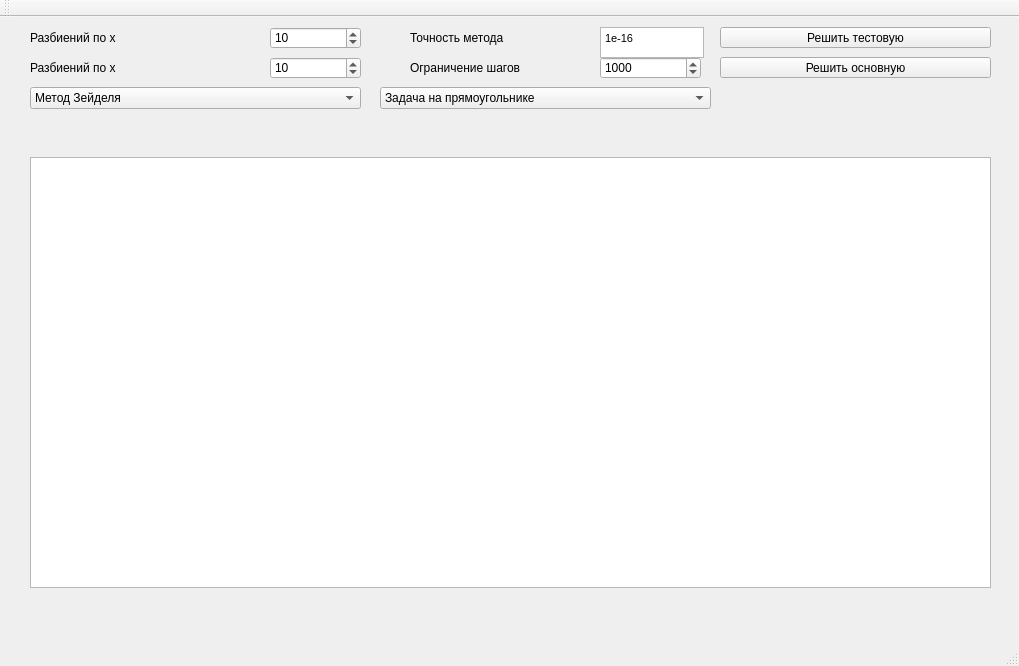
<?xml version="1.0" encoding="UTF-8"?>
<ui version="4.0">
 <class>MainWindow</class>
 <widget class="QMainWindow" name="MainWindow">
  <property name="geometry">
   <rect>
    <x>0</x>
    <y>0</y>
    <width>1019</width>
    <height>666</height>
   </rect>
  </property>
  <property name="windowTitle">
   <string>MainWindow</string>
  </property>
  <widget class="QWidget" name="centralWidget">
   <widget class="QLabel" name="label">
    <property name="geometry">
     <rect>
      <x>30</x>
      <y>10</y>
      <width>171</width>
      <height>21</height>
     </rect>
    </property>
    <property name="text">
     <string>Разбиений по х</string>
    </property>
   </widget>
   <widget class="QPushButton" name="pushButton">
    <property name="geometry">
     <rect>
      <x>720</x>
      <y>10</y>
      <width>271</width>
      <height>21</height>
     </rect>
    </property>
    <property name="text">
     <string>Решить тестовую</string>
    </property>
   </widget>
   <widget class="QSpinBox" name="spinBox">
    <property name="geometry">
     <rect>
      <x>270</x>
      <y>10</y>
      <width>91</width>
      <height>22</height>
     </rect>
    </property>
    <property name="minimum">
     <number>1</number>
    </property>
    <property name="maximum">
     <number>1000000</number>
    </property>
    <property name="value">
     <number>10</number>
    </property>
   </widget>
   <widget class="QSpinBox" name="spinBox_2">
    <property name="geometry">
     <rect>
      <x>270</x>
      <y>40</y>
      <width>91</width>
      <height>22</height>
     </rect>
    </property>
    <property name="minimum">
     <number>1</number>
    </property>
    <property name="maximum">
     <number>1000000</number>
    </property>
    <property name="value">
     <number>10</number>
    </property>
   </widget>
   <widget class="QLabel" name="label_2">
    <property name="geometry">
     <rect>
      <x>30</x>
      <y>40</y>
      <width>171</width>
      <height>21</height>
     </rect>
    </property>
    <property name="text">
     <string>Разбиений по х</string>
    </property>
   </widget>
   <widget class="QTextEdit" name="textEdit">
    <property name="geometry">
     <rect>
      <x>600</x>
      <y>10</y>
      <width>104</width>
      <height>31</height>
     </rect>
    </property>
    <property name="html">
     <string>&lt;!DOCTYPE HTML PUBLIC &quot;-//W3C//DTD HTML 4.0//EN&quot; &quot;http://www.w3.org/TR/REC-html40/strict.dtd&quot;&gt;
&lt;html&gt;&lt;head&gt;&lt;meta name=&quot;qrichtext&quot; content=&quot;1&quot; /&gt;&lt;style type=&quot;text/css&quot;&gt;
p, li { white-space: pre-wrap; }
&lt;/style&gt;&lt;/head&gt;&lt;body style=&quot; font-family:'MS Shell Dlg 2'; font-size:8.25pt; font-weight:400; font-style:normal;&quot;&gt;
&lt;p style=&quot; margin-top:0px; margin-bottom:0px; margin-left:0px; margin-right:0px; -qt-block-indent:0; text-indent:0px;&quot;&gt;1e-16&lt;/p&gt;&lt;/body&gt;&lt;/html&gt;</string>
    </property>
   </widget>
   <widget class="QLabel" name="label_3">
    <property name="geometry">
     <rect>
      <x>410</x>
      <y>10</y>
      <width>171</width>
      <height>21</height>
     </rect>
    </property>
    <property name="text">
     <string>Точность метода</string>
    </property>
   </widget>
   <widget class="QLabel" name="label_4">
    <property name="geometry">
     <rect>
      <x>410</x>
      <y>40</y>
      <width>161</width>
      <height>21</height>
     </rect>
    </property>
    <property name="text">
     <string>Ограничение шагов</string>
    </property>
   </widget>
   <widget class="QSpinBox" name="spinBox_3">
    <property name="geometry">
     <rect>
      <x>600</x>
      <y>40</y>
      <width>101</width>
      <height>22</height>
     </rect>
    </property>
    <property name="minimum">
     <number>1</number>
    </property>
    <property name="maximum">
     <number>1000000</number>
    </property>
    <property name="value">
     <number>1000</number>
    </property>
   </widget>
   <widget class="QPushButton" name="pushButton_2">
    <property name="geometry">
     <rect>
      <x>720</x>
      <y>40</y>
      <width>271</width>
      <height>21</height>
     </rect>
    </property>
    <property name="text">
     <string>Решить основную</string>
    </property>
   </widget>
   <widget class="QTableWidget" name="tableWidget">
    <property name="geometry">
     <rect>
      <x>30</x>
      <y>140</y>
      <width>961</width>
      <height>431</height>
     </rect>
    </property>
   </widget>
   <widget class="QComboBox" name="comboBox">
    <property name="geometry">
     <rect>
      <x>30</x>
      <y>70</y>
      <width>331</width>
      <height>22</height>
     </rect>
    </property>
    <item>
     <property name="text">
      <string>Метод Зейделя</string>
     </property>
    </item>
    <item>
     <property name="text">
      <string>Метод сопряженных градиентов</string>
     </property>
    </item>
   </widget>
   <widget class="QComboBox" name="comboBox_2">
    <property name="geometry">
     <rect>
      <x>380</x>
      <y>70</y>
      <width>331</width>
      <height>22</height>
     </rect>
    </property>
    <item>
     <property name="text">
      <string>Задача на прямоугольнике</string>
     </property>
    </item>
    <item>
     <property name="text">
      <string>Задача на вырезанном прямоугольнике</string>
     </property>
    </item>
   </widget>
  </widget>
  <widget class="QMenuBar" name="menuBar">
   <property name="geometry">
    <rect>
     <x>0</x>
     <y>0</y>
     <width>1019</width>
     <height>20</height>
    </rect>
   </property>
  </widget>
  <widget class="QToolBar" name="mainToolBar">
   <attribute name="toolBarArea">
    <enum>TopToolBarArea</enum>
   </attribute>
   <attribute name="toolBarBreak">
    <bool>false</bool>
   </attribute>
  </widget>
  <widget class="QStatusBar" name="statusBar"/>
 </widget>
 <layoutdefault spacing="6" margin="11"/>
 <resources/>
 <connections/>
</ui>
